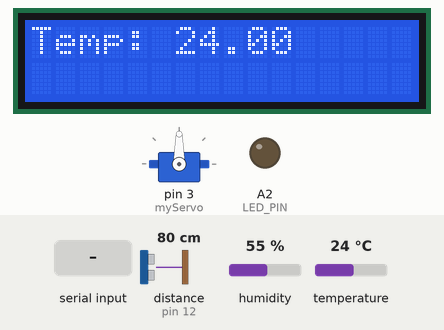
Bench run of a sketch on a simulated Arduino Uno, built with avr-gcc and run on an emulated ATmega328P. On the bench: 16×2 character LCD, servo, output pins drawn as LEDs (lit = HIGH). Wiring (inferred from the names in the program): ultrasonic range finder: trigger pin 11; echo pin 12. Inputs (shaded band) come from the test bench; at power-on: distance to the obstacle (sensor on pin 12) 80 cm, humidity 55 %, temperature 24 °C. The echo pulse lasts 58.3 µs per cm; pins used as bus, display or sensor lines are not drawn; what the sketch prints to the serial monitor is not drawn.

Above: at 1.2 s.
1.3 s: "LED_ON\n" received over Serial
At 2.0 s:
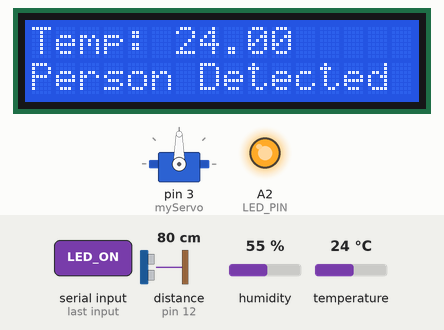
2.8 s: "doorclose\n" received over Serial
At 4.0 s:
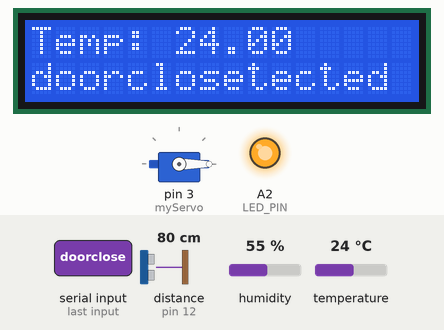
4.3 s: "dooropen\n" received over Serial
At 4.8 s:
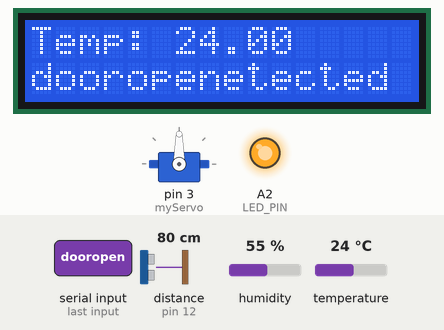
5.8 s: "HOT\n" received over Serial
At 7.1 s:
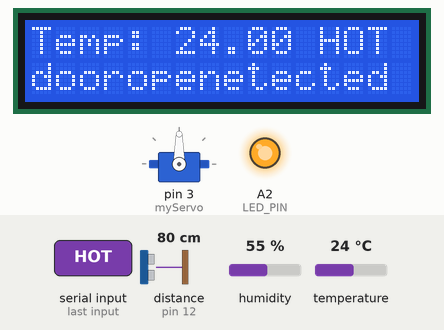
7.4 s: "COLD\n" received over Serial
At 8.6 s:
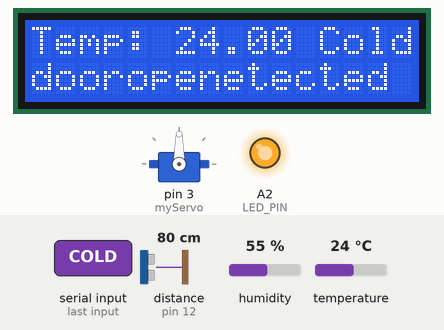
8.9 s: "LED_OFF\n" received over Serial
At 10.5 s:
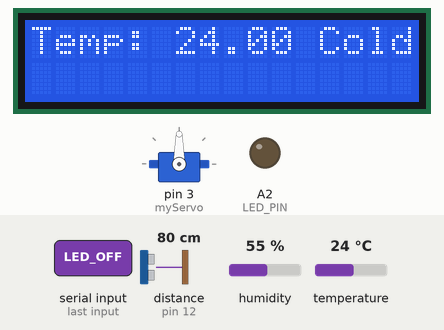
Timing chart, 0 to 11.5 s (numbered marks = the images above; inputs shaded):
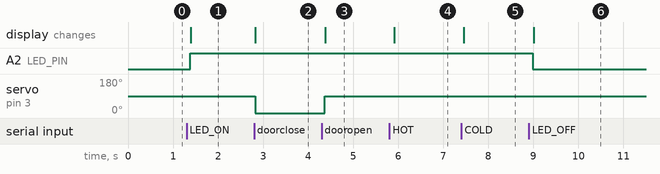

Measured:
- after the input at 1.3 s, A2 (LED_PIN): LOW → HIGH after 0.08 s; the display: changes after 0.10 s (image 1)
- after the input at 2.8 s, servo on pin 3 (myServo): 90° → 0° at once; the display: changes at once (image 2)
- after the input at 4.3 s, servo on pin 3 (myServo): 0° → 90° after 0.07 s; the display: changes after 0.08 s (image 3)
- after the input at 5.8 s, the display: changes after 0.11 s (image 4)
- after the input at 7.4 s, the display: changes after 0.06 s (image 5)
- after the input at 8.9 s, A2 (LED_PIN): HIGH → LOW after 0.09 s; the display: changes after 0.11 s (image 6)

The sketch:

arduinointeg.ino
```cpp
#include <DHT.h>
#include <LiquidCrystal_I2C.h>
#include <Keypad.h>
#include <Servo.h>

// Constants
#define DHTPIN 2
#define DHTTYPE DHT22
#define TRIG_PIN 11
#define ECHO_PIN 12
#define LED_PIN A2
#define DIST_THRESHOLD 20 // Distance threshold in cm

// Objects
LiquidCrystal_I2C lcd(0x27, 16, 2);
Servo myServo;
DHT dht(DHTPIN, DHTTYPE);

// Variables
float hum;
float temp;
long duration;
float distance;

// Keypad configuration
const byte ROWS = 4;
const byte COLS = 3;
char keys[ROWS][COLS] = {
  {'1','2','3'},
  {'4','5','6'},
  {'7','8','9'},
  {'*','0','#'}
};
byte rowPins[ROWS] = {10, 9, 8, 7};
byte colPins[COLS] = {6, 5, 4};
Keypad keypad = Keypad( makeKeymap(keys), rowPins, colPins, ROWS, COLS );

void setup()
{
    // Initialize components
    dht.begin();
    lcd.init();
    lcd.backlight();
    myServo.attach(3);
    Serial.begin(9600);

    // Ultrasonic pins
    pinMode(TRIG_PIN, OUTPUT);
    pinMode(ECHO_PIN, INPUT);

    // LED pin
    pinMode(LED_PIN, OUTPUT);
}

void loop()
{    char key = keypad.getKey();
    if (key) {
        Serial.print("CMD:");
        Serial.println(key); // Send the key pressed to Qt
    }
    temp = dht.readTemperature();
    lcd.setCursor(0, 0);
    lcd.print("Temp: ");
    lcd.print(temp);
   // Read ultrasonic distance
    digitalWrite(TRIG_PIN, LOW);
    delayMicroseconds(2);
    digitalWrite(TRIG_PIN, HIGH);
    delayMicroseconds(10);
    digitalWrite(TRIG_PIN, LOW);
    long duration = pulseIn(ECHO_PIN, HIGH);
    float distance = duration * 0.034 / 2;

    // Turn LED on/off based on distance
    if (Serial.available()) {
        String command = Serial.readStringUntil('\n');
        if (command == "LED_ON") {
            digitalWrite(LED_PIN, HIGH);
            lcd.setCursor(0, 1);
            lcd.print("Person Detected");
        }
         if (command == "dooropen") {
            myServo.write(90);
            lcd.setCursor(0, 1);
            lcd.print("dooropen");
        }
          if (command == "doorclose") {
            myServo.write(0);
            lcd.setCursor(0, 1);
            lcd.print("doorclose");
        }
         if (command == "HOT") {

            lcd.setCursor(12, 0);
            lcd.print("HOT");
        }
        if (command == "COLD") {

            lcd.setCursor(12, 0);
            lcd.print("Cold");
        }
        if (command != "LED_OFF" && command !="COLD" && command != "LED_OFF" && command != "LED_ON" && command !="HOT") {
            lcd.setCursor(12, 0);
            lcd.print("    ");
        }
          if (command == "LED_OFF") {
            digitalWrite(LED_PIN, LOW);
            lcd.setCursor(0, 1);
            lcd.print("               ");
        }
        }

    Serial.print("TEMP:");
    Serial.println(temp);
    Serial.print("DIST:");
    Serial.println(distance);

    delay(100);

}
```
